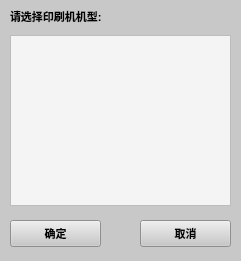
   <widget class="QWidget" name="widget_machineModel" native="true">
    <property name="geometry">
     <rect>
      <x>280</x>
      <y>110</y>
      <width>241</width>
      <height>261</height>
     </rect>
    </property>
    <property name="styleSheet">
     <string notr="true">QWidget{background:rgb(200,200,200)}</string>
    </property>
    <widget class="QScrollArea" name="scrollArea_machineModel">
     <property name="geometry">
      <rect>
       <x>10</x>
       <y>35</y>
       <width>221</width>
       <height>171</height>
      </rect>
     </property>
     <property name="font">
      <font>
       <pointsize>8</pointsize>
      </font>
     </property>
     <property name="styleSheet">
      <string notr="true">QWidget{background:rgb(244,244,244)}</string>
     </property>
     <property name="widgetResizable">
      <bool>true</bool>
     </property>
     <widget class="QWidget" name="scrollAreaWidgetContents_4">
      <property name="geometry">
       <rect>
        <x>0</x>
        <y>0</y>
        <width>217</width>
        <height>167</height>
       </rect>
      </property>
     </widget>
    </widget>
    <widget class="QLabel" name="label_11">
     <property name="geometry">
      <rect>
       <x>10</x>
       <y>6</y>
       <width>181</width>
       <height>21</height>
      </rect>
     </property>
     <property name="font">
      <font>
       <pointsize>8</pointsize>
       <weight>75</weight>
       <bold>true</bold>
      </font>
     </property>
     <property name="styleSheet">
      <string notr="true">QWidget{border:none}</string>
     </property>
     <property name="text">
      <string>请选择印刷机机型:</string>
     </property>
    </widget>
    <widget class="QPushButton" name="pushButton_selectMachineModel">
     <property name="geometry">
      <rect>
       <x>10</x>
       <y>220</y>
       <width>91</width>
       <height>27</height>
      </rect>
     </property>
     <property name="font">
      <font>
       <family>Ubuntu</family>
       <pointsize>8</pointsize>
       <weight>75</weight>
       <bold>true</bold>
      </font>
     </property>
     <property name="styleSheet">
      <string notr="true">QWidget:pressed{border:1px inset rgb(180,180,180)}</string>
     </property>
     <property name="text">
      <string>确定</string>
     </property>
    </widget>
    <widget class="QPushButton" name="pushButton_cancelMachineSelection">
     <property name="geometry">
      <rect>
       <x>140</x>
       <y>220</y>
       <width>91</width>
       <height>27</height>
      </rect>
     </property>
     <property name="font">
      <font>
       <family>Ubuntu</family>
       <pointsize>8</pointsize>
       <weight>75</weight>
       <bold>true</bold>
      </font>
     </property>
     <property name="styleSheet">
      <string notr="true">QWidget:pressed{border:1px inset rgb(180,180,180)}</string>
     </property>
     <property name="text">
      <string>取消</string>
     </property>
    </widget>
   </widget>
